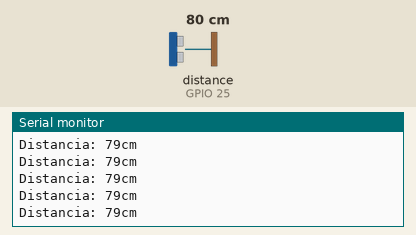
Recording of a sketch running on a simulated ESP32. Parts: the last lines printed to the serial monitor. Wiring (inferred from the names in the program): ultrasonic range finder: trigger GPIO 26; echo GPIO 25. The test bench sets the inputs (shaded band); at power-on: distance to the obstacle (sensor on GPIO 25) 80 cm. The echo pulse lasts 58.3 µs per cm.

Above: at 1.2 s.
1.3 s: distance to the obstacle (sensor on GPIO 25) set to 2 cm
At 1.37 s:
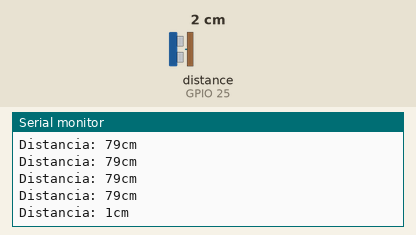
2.8 s: distance to the obstacle (sensor on GPIO 25) set to 4 cm
At 2.88 s:
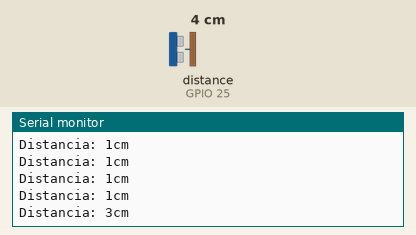
Timing chart, 0 to 5.8 s (numbered marks = the images above; inputs shaded):
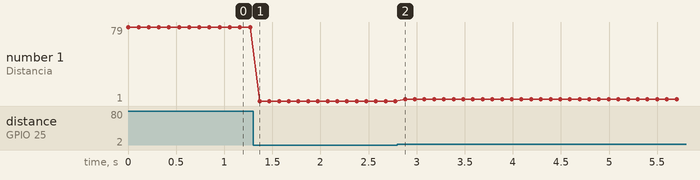

Measured:
- after the input at 1.3 s, the serial monitor: prints a new line after 0.07 s (image 1)
- after the input at 2.8 s, the serial monitor: prints a new line after 0.08 s (image 2)
- plotted number 1: 79 → 1 after the input at 1.3 s, 1 → 3 after the input at 2.8 s

The sketch:

sr04_test.ino
```cpp
// ENTRADAS
const int DHT = 34;   // Sensor de temperatura
const int AOUT = 32;  // PIN Sensor de gas
const int DOUT = 16;  // PIN Sensor de gas
const int IN0 = 33;   // Entrada Digital 0
const int IN1 = 15;   // Entrada Digital 1
const int AI0 = 39;   // Entrada Analogica 0
const int AI1 = 36;   // Entrada Analogica 1

// SENSORES DE ULTRASONIDO
const int ECHO1 = 25;
const int TRIG1 = 26;
const int ECHO2 = 27;
const int TRIG2 = 14;
const int ECHO3 = 12;
const int TRIG3 = 13;

// SALIDAS
const int Q2 = 16;
const int Q3 = 17;
const int RLY = 4;
const int BUZZER = 5;

// I2C
// SCL = 22;
// SDA = 21;

void setup() {
  // Cambiar el numero de TRIG y ECHO para probar diferentes entradas de ultrasonido.
  Serial.begin(9600);//iniciailzamos la comunicación
  pinMode(TRIG1, OUTPUT); //pin como salida
  pinMode(ECHO1, INPUT);  //pin como entrada
  digitalWrite(TRIG1, LOW);//Inicializamos el pin con 0
}

void loop()
{
  long t; //timepo que demora en llegar el eco
  long d; //distancia en centimetros

  // Cambiar el numero de TRIG y ECHO para probar diferentes entradas de ultrasonido.
  digitalWrite(TRIG1, HIGH);
  delayMicroseconds(10);          //Enviamos un pulso de 10us
  digitalWrite(TRIG1, LOW);

  t = pulseIn(ECHO1, HIGH); //obtenemos el ancho del pulso
  d = t/59;             //escalamos el tiempo a una distancia en cm

  Serial.print("Distancia: ");
  Serial.print(d);      //Enviamos serialmente el valor de la distancia
  Serial.print("cm");
  Serial.println();
  delay(100);          //Hacemos una pausa de 100ms
}
```
